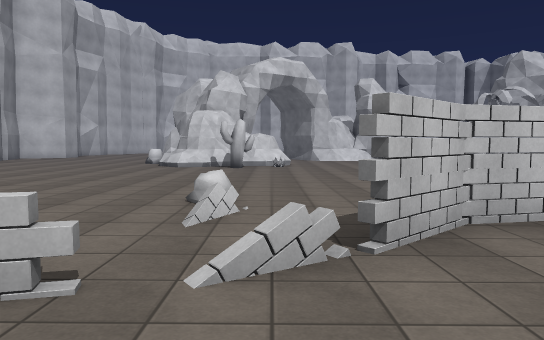
[1] (above)

24 first-person views from a walk through a scene from a Unity 3-D project. The camera is 1.4 m above the floor, tilts 4° down and sees 70° across. The floor is counted in squares, 2 m on a side. Each view is taken from the middle of a square. On the plan, view 1 faces up. The plan holds only what a view shows up to about 11 squares ahead; the rest is blank. The place goes on beyond the plan. Surface patterns are stand-ins for the level's own textures.

[2]
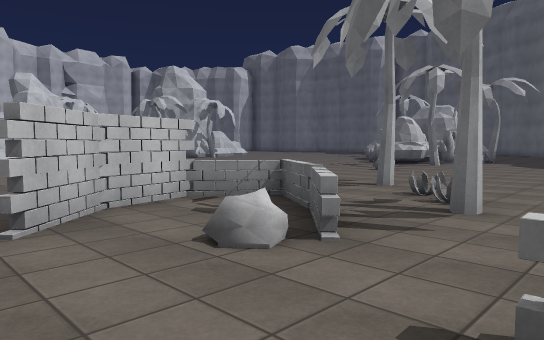

[3]
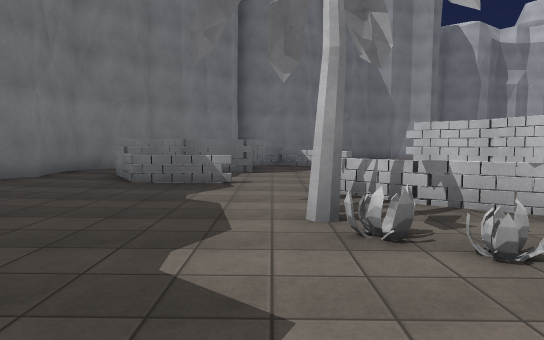

[4]
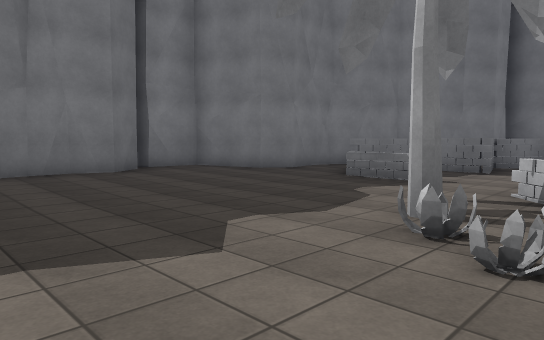

[5]
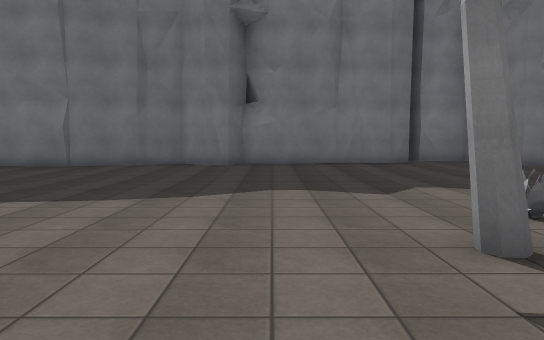

[6]
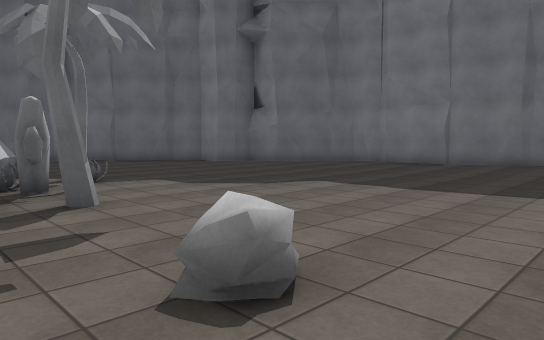

[7]
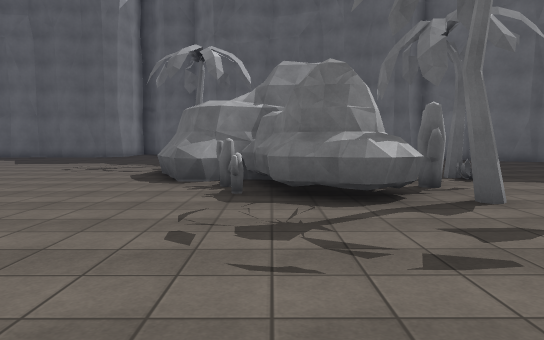

[8]
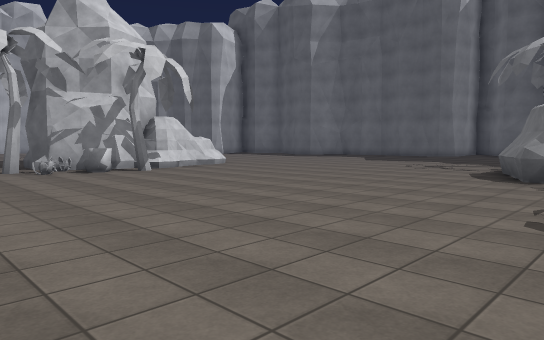

[9]
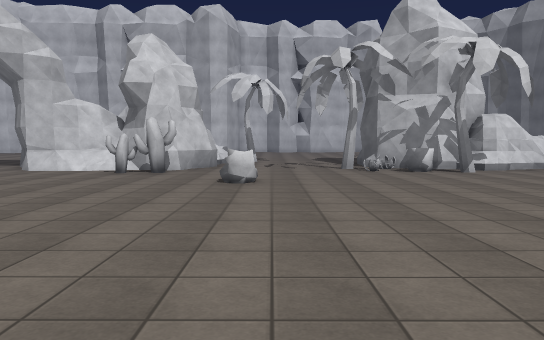

[10]
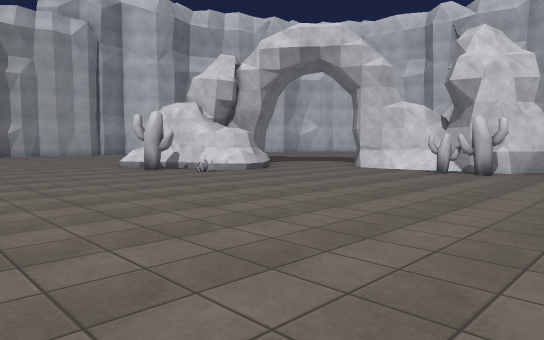

[11]
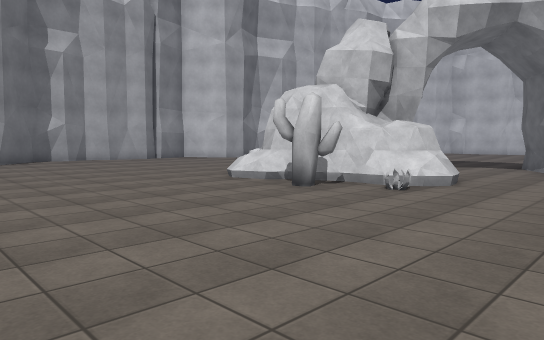

[12]
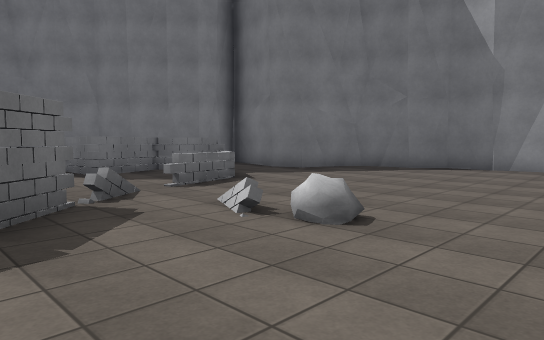

[13]
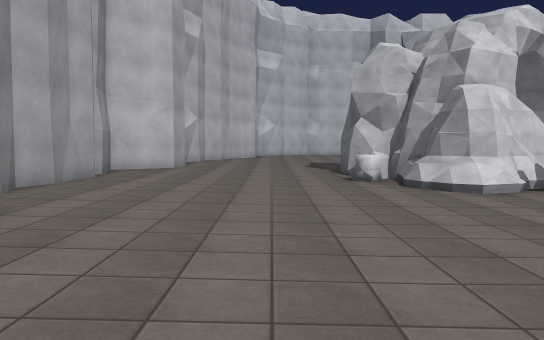

[14]
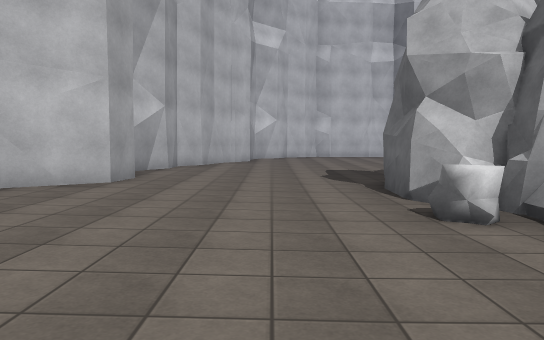

[15]
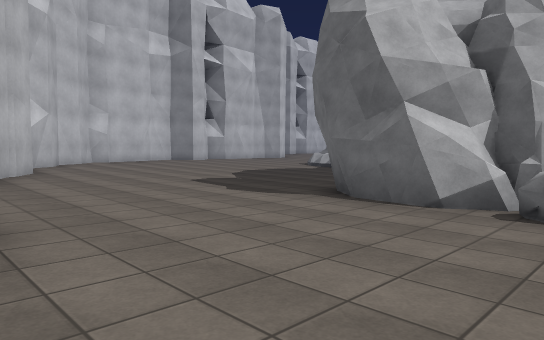

[16]
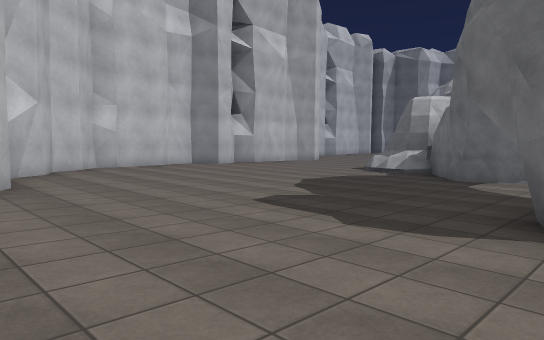

[17]
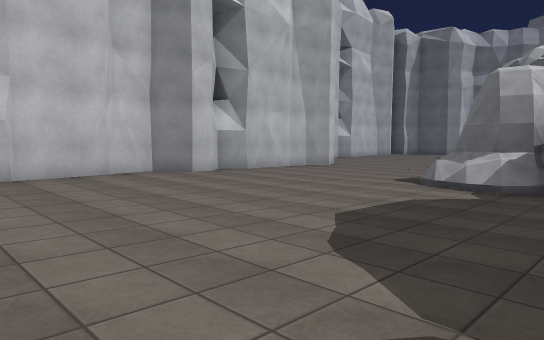

[18]
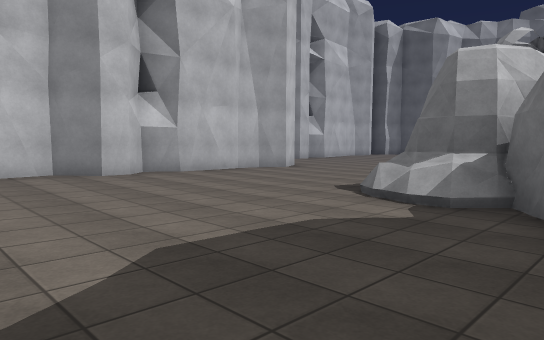

[19]
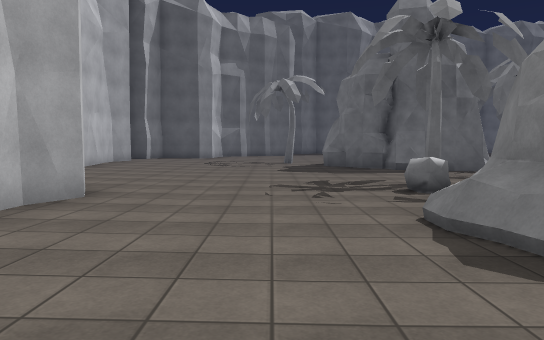

[20]
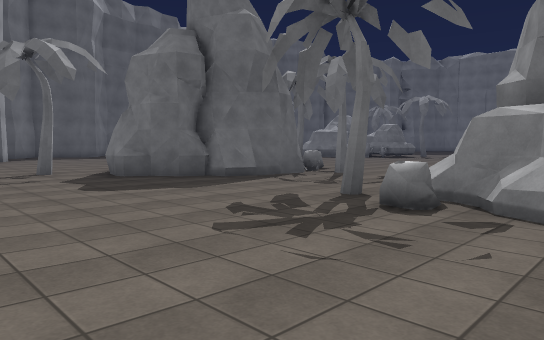

[21]
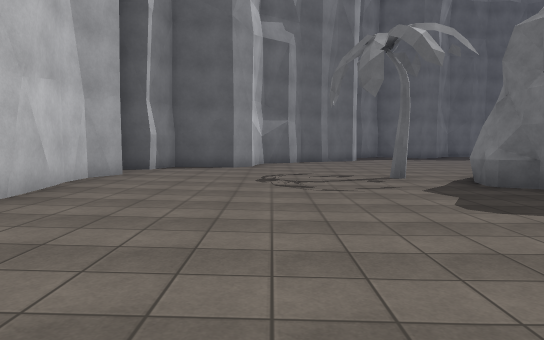

[22]
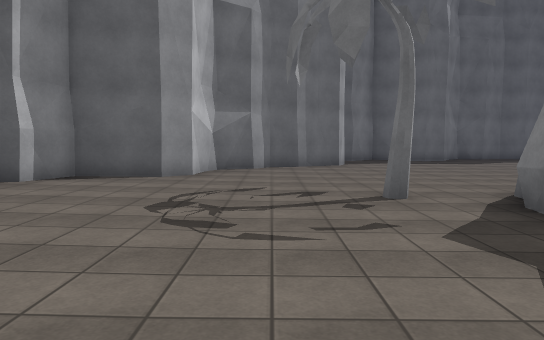

[23]
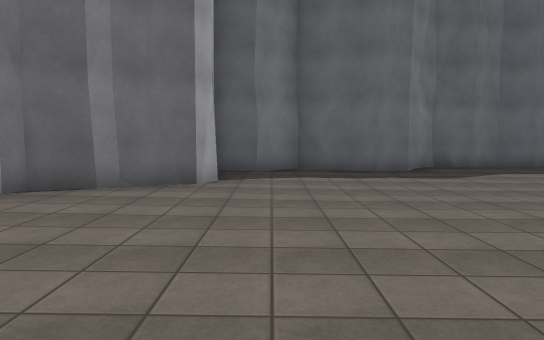

[24]
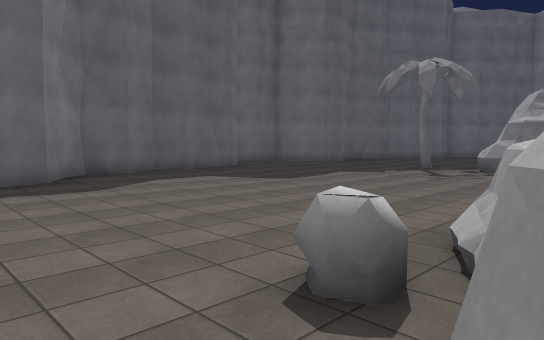

### Floor plan
Key: @ floor where view 1 was taken; # wall or solid block; x gap in a wall; . main floor; : floor 0.25 m higher than the main floor; - floor 0.25 m lower than the main floor; + floor 0.5 m higher than the main floor; / step, stairs or slope; = window, fence, low wall or low ledge; ^ raised ledge.
Columns run from 10 left of view 1 to 25 right of it. Each row starts with its distance up from view 1.
 30                      ###
 29                     ##:####
 28                   .....:::#
 27      ###########.........:###
 26     ##::::..................##
 25    ##:::.....................##
 24    #:::.................#.....#
 23   ##::........................####
 22   #::.......=##........#........:#
 21  ##:......../^###.....## /.......#
 20  #::........##  #----##  #.......#
 19  #:........###  # ---##   =......##
 18  #:........###### ---######.......#
 17  #:........-####----######........#
 16 ##....#   -----#----------........##
 15 #:....####-----------------........#
 14 #:....=# ##------=----------.......
 13 #:.....####-----------------......
 12 #:.....//#-----------------......
 11 #:........-----------------....
 10 #:........-----------------....
  9 ##........-----------------##.
  8   ........---------------###
  7    ........--- ---------####
  6     ........-      -----###
  5    #.....+..-     --=---##=##
  4    #........##=  ------......
  3    #.......###=.-#----.........
  2    ##..#=x=..x=................
  1     ##.=....==.#..............
  0      #.==.@...................
 -1      ####^..=...............
 -2        ###x#^..............
 -3         ##==...............
 -4          #::.............
 -5          ####::....##.####
 -6             ##:########
 -7              ###

Positions as (right, up) in squares from view 1, and headings:
1: (0, 0), facing up
2: (0, -1), facing up-right
3: (8, 0), facing left
4: (8, 2), facing down-left
5: (8, 5), facing down
6: (9, 6), facing down-right
7: (9, 7), facing right
8: (8, 7), facing up-right
9: (8, 7), facing up
10: (8, 7), facing up-left
11: (3, 7), facing up-left
12: (2, 7), facing down-left
13: (-6, 6), facing up
14: (-6, 10), facing up
15: (-9, 13), facing up-right
16: (-8, 16), facing up-right
17: (-5, 19), facing up-right
18: (-3, 19), facing up-right
19: (0, 24), facing right
20: (4, 26), facing down-right
21: (6, 26), facing right
22: (9, 25), facing right
23: (14, 22), facing right
24: (15, 21), facing down-right
